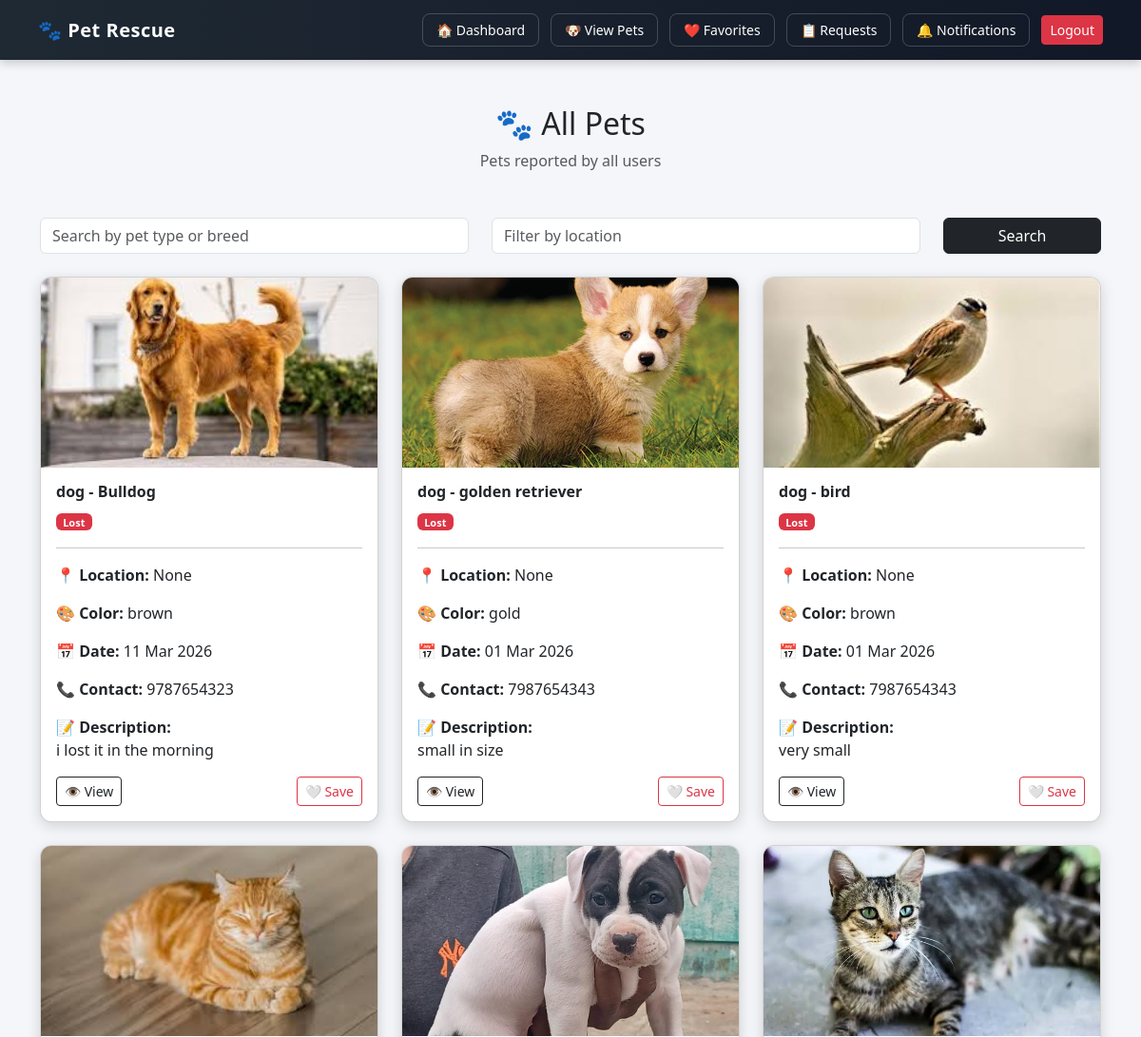
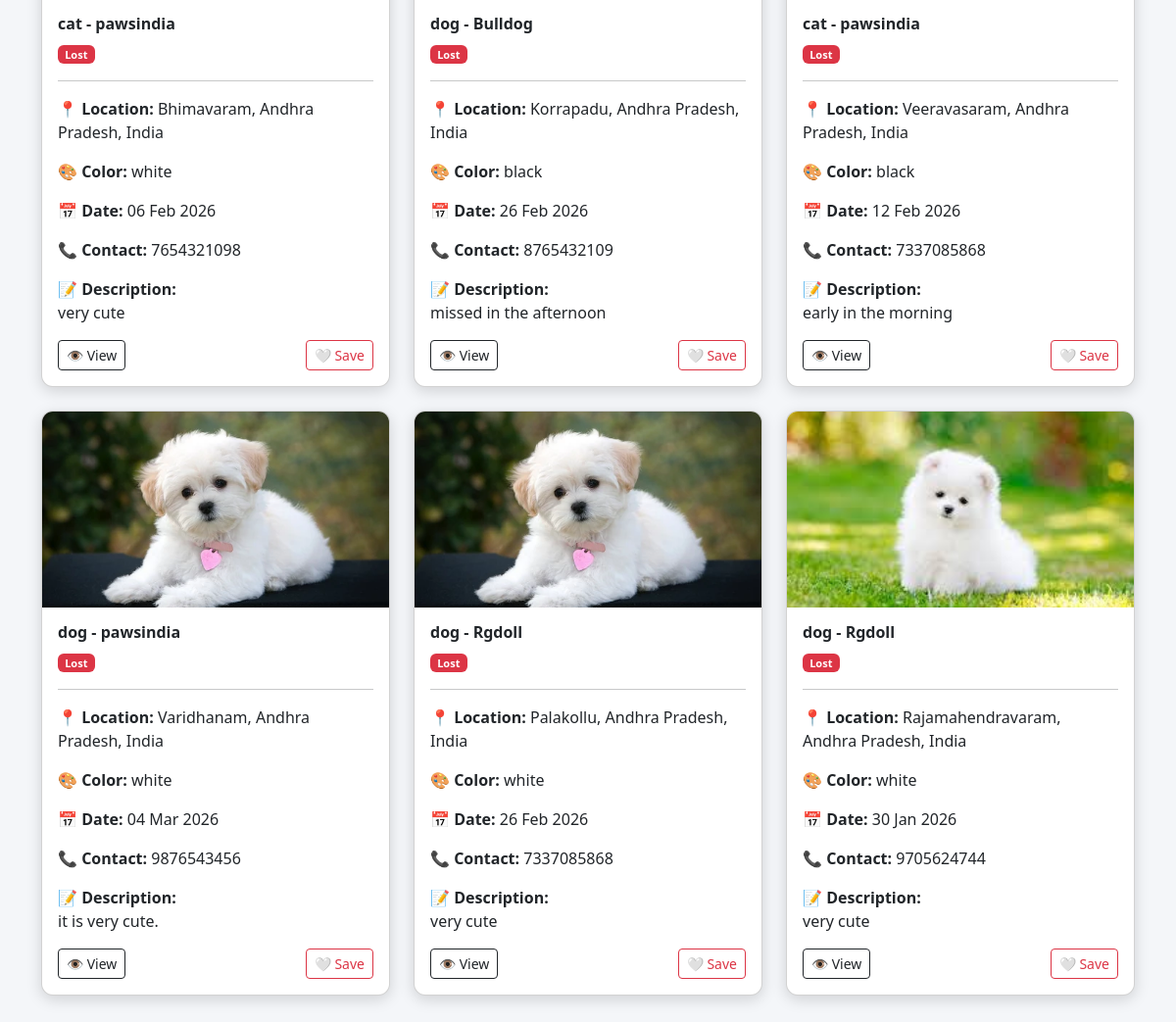
The page /all-pets/ on the database as committed earlier (2 pictures, top to bottom).
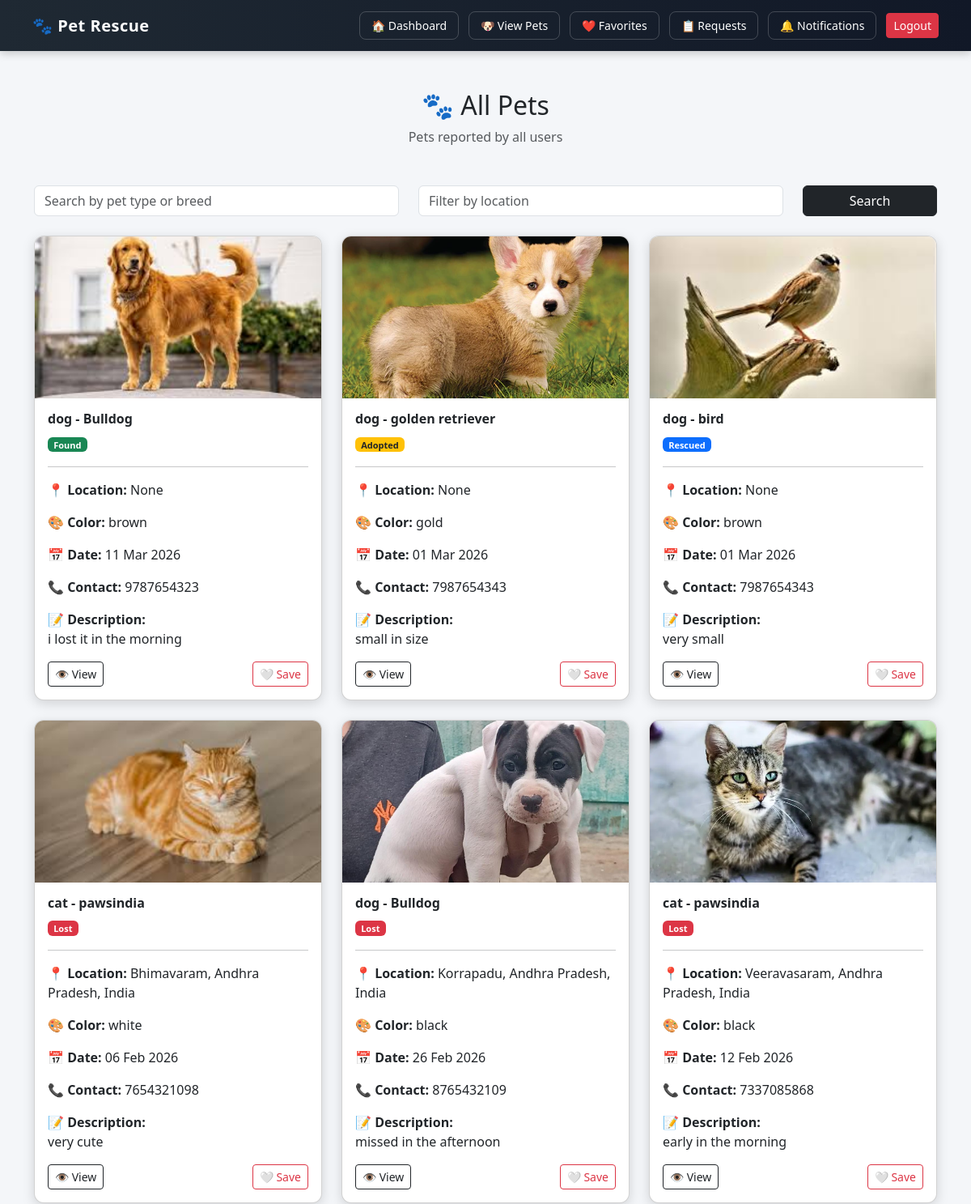
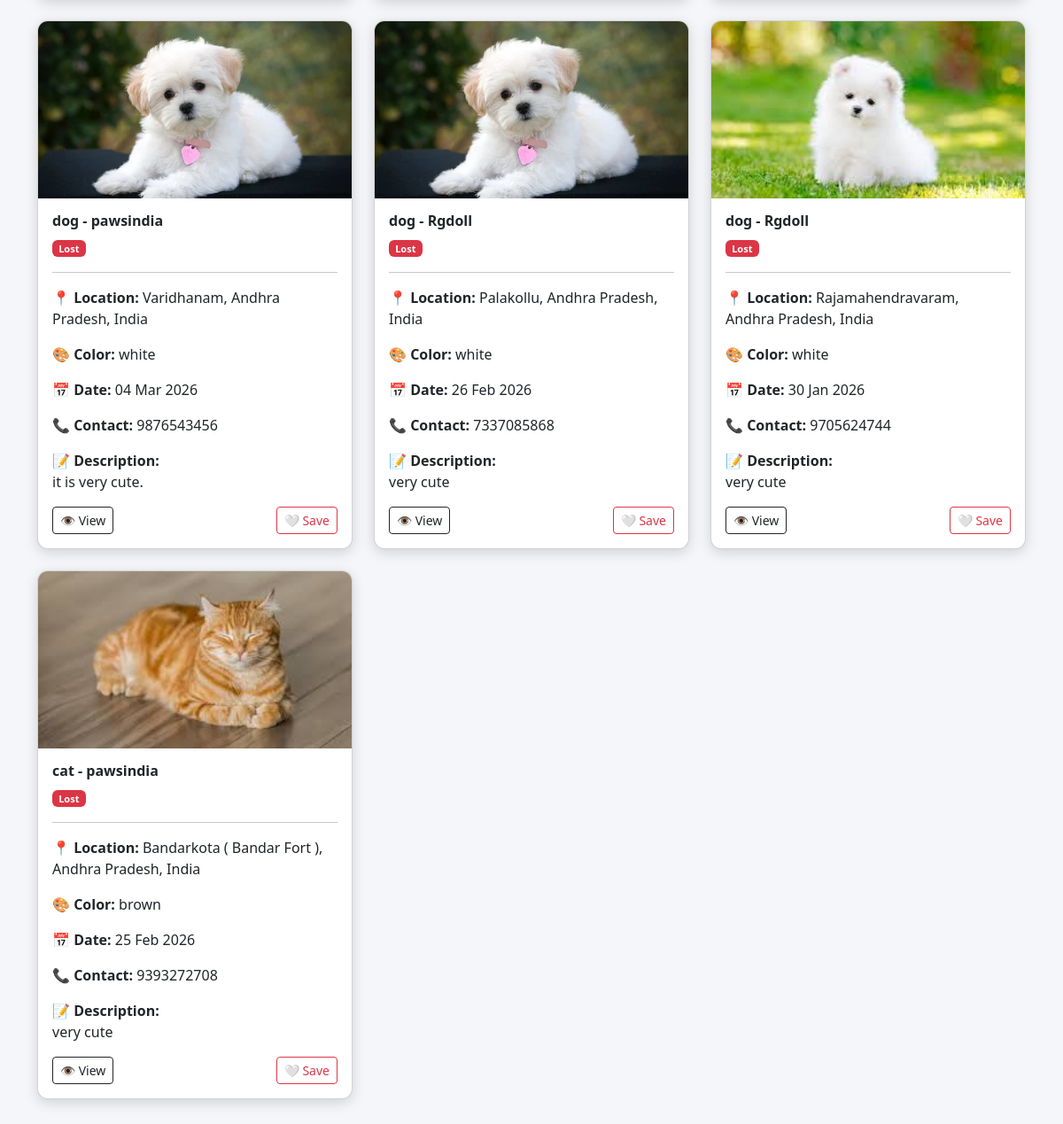
The same page on the database as committed later (2 pictures, top to bottom).
### pets/models.py (models this page shows, shortened)
class Pet(models.Model):
    PET_TYPES = [
        ('dog', 'Dog'),
        ('cat', 'Cat'),
        ('other', 'Other'),
    ]
    STATUS_CHOICES = [
        ('lost', 'Lost'),
        ('found', 'Found'),
        ('adopted', 'Adopted'),
        ('rescued', 'Rescued'),
    ]
    user = models.ForeignKey(settings.AUTH_USER_MODEL, on_delete=models.CASCADE)
    pet_type = models.CharField(max_length=20, choices=PET_TYPES)
    breed = models.CharField(max_length=100, blank=True, null=True)
    color = models.CharField(max_length=100, blank=True, null=True)
    location = models.CharField(max_length=255, blank=True, null=True)
    latitude = models.FloatField(blank=True, null=True)
    longitude = models.FloatField(blank=True, null=True)
    contact_info = models.CharField(max_length=200, blank=True, null=True)
    description = models.TextField(blank=True)
    image = models.ImageField(upload_to='pets/', null=True, blank=True)
    incident_datetime = models.DateTimeField(blank=True, null=True)
    status = models.CharField(max_length=20, choices=STATUS_CHOICES, default='lost')
    created_at = models.DateTimeField(auto_now_add=True)

### pets/views.py (the view)
# urls.py: path('all-pets/', views.all_pets, name='all_pets'),
def all_pets(request):
    search = request.GET.get('search', '')
    location = request.GET.get('location', '')
    pets = Pet.objects.all()
    if search:
        pets = pets.filter(
            Q(pet_type__icontains=search) |
            Q(breed__icontains=search)
        )
    if location:
        pets = pets.filter(location__icontains=location)
    favorite_ids = []
    if request.user.is_authenticated:
        favorite_ids = Favorite.objects.filter(
            user=request.user
        ).values_list('pet_id', flat=True)
    return render(request, 'all_pets.html', {
        'pets': pets,
        'favorite_ids': favorite_ids,
        'search': search,
        'location': location
    })

### templates/all_pets.html (shortened to what this page needs)
<!DOCTYPE html>
<html>
<head>
<link href="https://cdn.jsdelivr.net/npm/bootstrap@5.3.2/dist/css/bootstrap.min.css" rel="stylesheet">
</head>
<body>
   <div class="top-nav">
    <h5>🐾 Pet Rescue</h5>
    <div class="nav-icons">
        <a href="{% url 'dashboard' %}" class="nav-btn">🏠 Dashboard</a>
        <a href="{% url 'all_pets' %}" class="nav-btn">🐶 View Pets</a>
        <a href="{% url 'favorites' %}" class="nav-btn">
            ❤️ Favorites
        </a>
        <a href="{% url 'my_requests' %}" class="nav-btn">
            📋 Requests
        </a>
        <a href="#" class="nav-btn">
            🔔 Notifications
        </a>
        <form method="POST" action="{% url 'account_logout' %}">
            <button class="btn btn-danger btn-sm">Logout</button>
        </form>
    </div>
</div>
<div class="container py-5">
<div class="text-center mb-5">
<h2>🐾 All Pets</h2>
<p class="text-muted">Pets reported by all users</p>
</div>
<form method="get" class="row mb-4">
<div class="col-md-5">
<input type="text" name="search" class="form-control"
placeholder="Search by pet type or breed"
value="{{search}}">
</div>
<div class="col-md-5">
<input type="text" name="location" class="form-control"
placeholder="Filter by location"
value="{{location}}">
</div>
<div class="col-md-2">
<button class="btn btn-dark w-100">Search</button>
</div>
</form>
<div class="row">
{% for pet in pets %}
<div class="col-md-4 mb-4">
<div class="card pet-card">
{% if pet.image %}
<img src="{{pet.image.url}}" class="pet-img">
{% endif %}
<div class="card-body">
<h6 class="fw-bold">{{pet.pet_type}} - {{pet.breed}}</h6>
{% if pet.status == "lost" %}
<span class="badge bg-danger">Lost</span>
{% elif pet.status == "found" %}
<span class="badge bg-success">Found</span>
{% elif pet.status == "rescued" %}
<span class="badge bg-primary">Rescued</span>
{% elif pet.status == "adopted" %}
<span class="badge bg-warning text-dark">Adopted</span>
{% endif %}
<hr>
<p><b>📍 Location:</b> {{pet.location}}</p>
<p><b>🎨 Color:</b> {{pet.color}}</p>
<p><b>📅 Date:</b> {{pet.incident_datetime|date:"d M Y"}}</p>
<p><b>📞 Contact:</b> {{pet.contact_info}}</p>
<p><b>📝 Description:</b><br>
{{pet.description|truncatewords:10}}
</p>
<div class="d-flex justify-content-between">
<a href="{% url 'pet_detail' pet.id %}"
class="btn btn-outline-dark btn-sm">
👁 View
</a>
<button onclick="toggleFavorite({{ pet.pk }}, this)"
class="btn btn-sm
{% if pet.pk in favorite_ids %}
btn-danger
{% else %}
btn-outline-danger
{% endif %}">
{% if pet.pk in favorite_ids %}
❤️ Unsave
{% else %}
🤍 Save
{% endif %}
</button>
</div>
</div>
</div>
</div>
{% endfor %}
</div>
</div>
</body>
</html>

### templates/all_pets.html (style rules this page uses)
body { background:#f4f6f9; }
.top-nav { display:flex; justify-content:space-between; align-items:center; padding:14px 40px; background:linear-gradient(90deg,#1f2933,#111827); color:white; box-shadow:0 3px 10px rgba(0,0,0,0.2); }
.top-nav h5 { margin:0; font-weight:600; letter-spacing:0.5px; }
.nav-icons { display:flex; gap:12px; align-items:center; }
.nav-btn { color:white; text-decoration:none; padding:6px 14px; border-radius:8px; border:1px solid rgba(255,255,255,0.2); font-size:14px; transition:0.3s; }
.nav-icons form { margin:0; }
.pet-card { border-radius:12px; box-shadow:0 4px 15px rgba(0,0,0,0.15); transition:0.3s; overflow:hidden; }
.pet-img { height:200px; object-fit:cover; width:100%; }
.badge { font-size:11px; }

Rows that differ between the two databases and show on the page:
changed Pet "11 Mar 2026": status "Lost" → "Found"
changed Pet "golden retriever": status "Lost" → "Adopted"
changed Pet "bird": status "Lost" → "Rescued"
added Pet: image (picture), pet_type "cat", breed "pawsindia", status "Lost", location "Bandarkota ( Bandar Fort ), Andhra Pradesh, India", color "brown", incident_datetime "25 Feb 2026", contact_info "9393272708", description "very cute", shows "🤍 Save"
